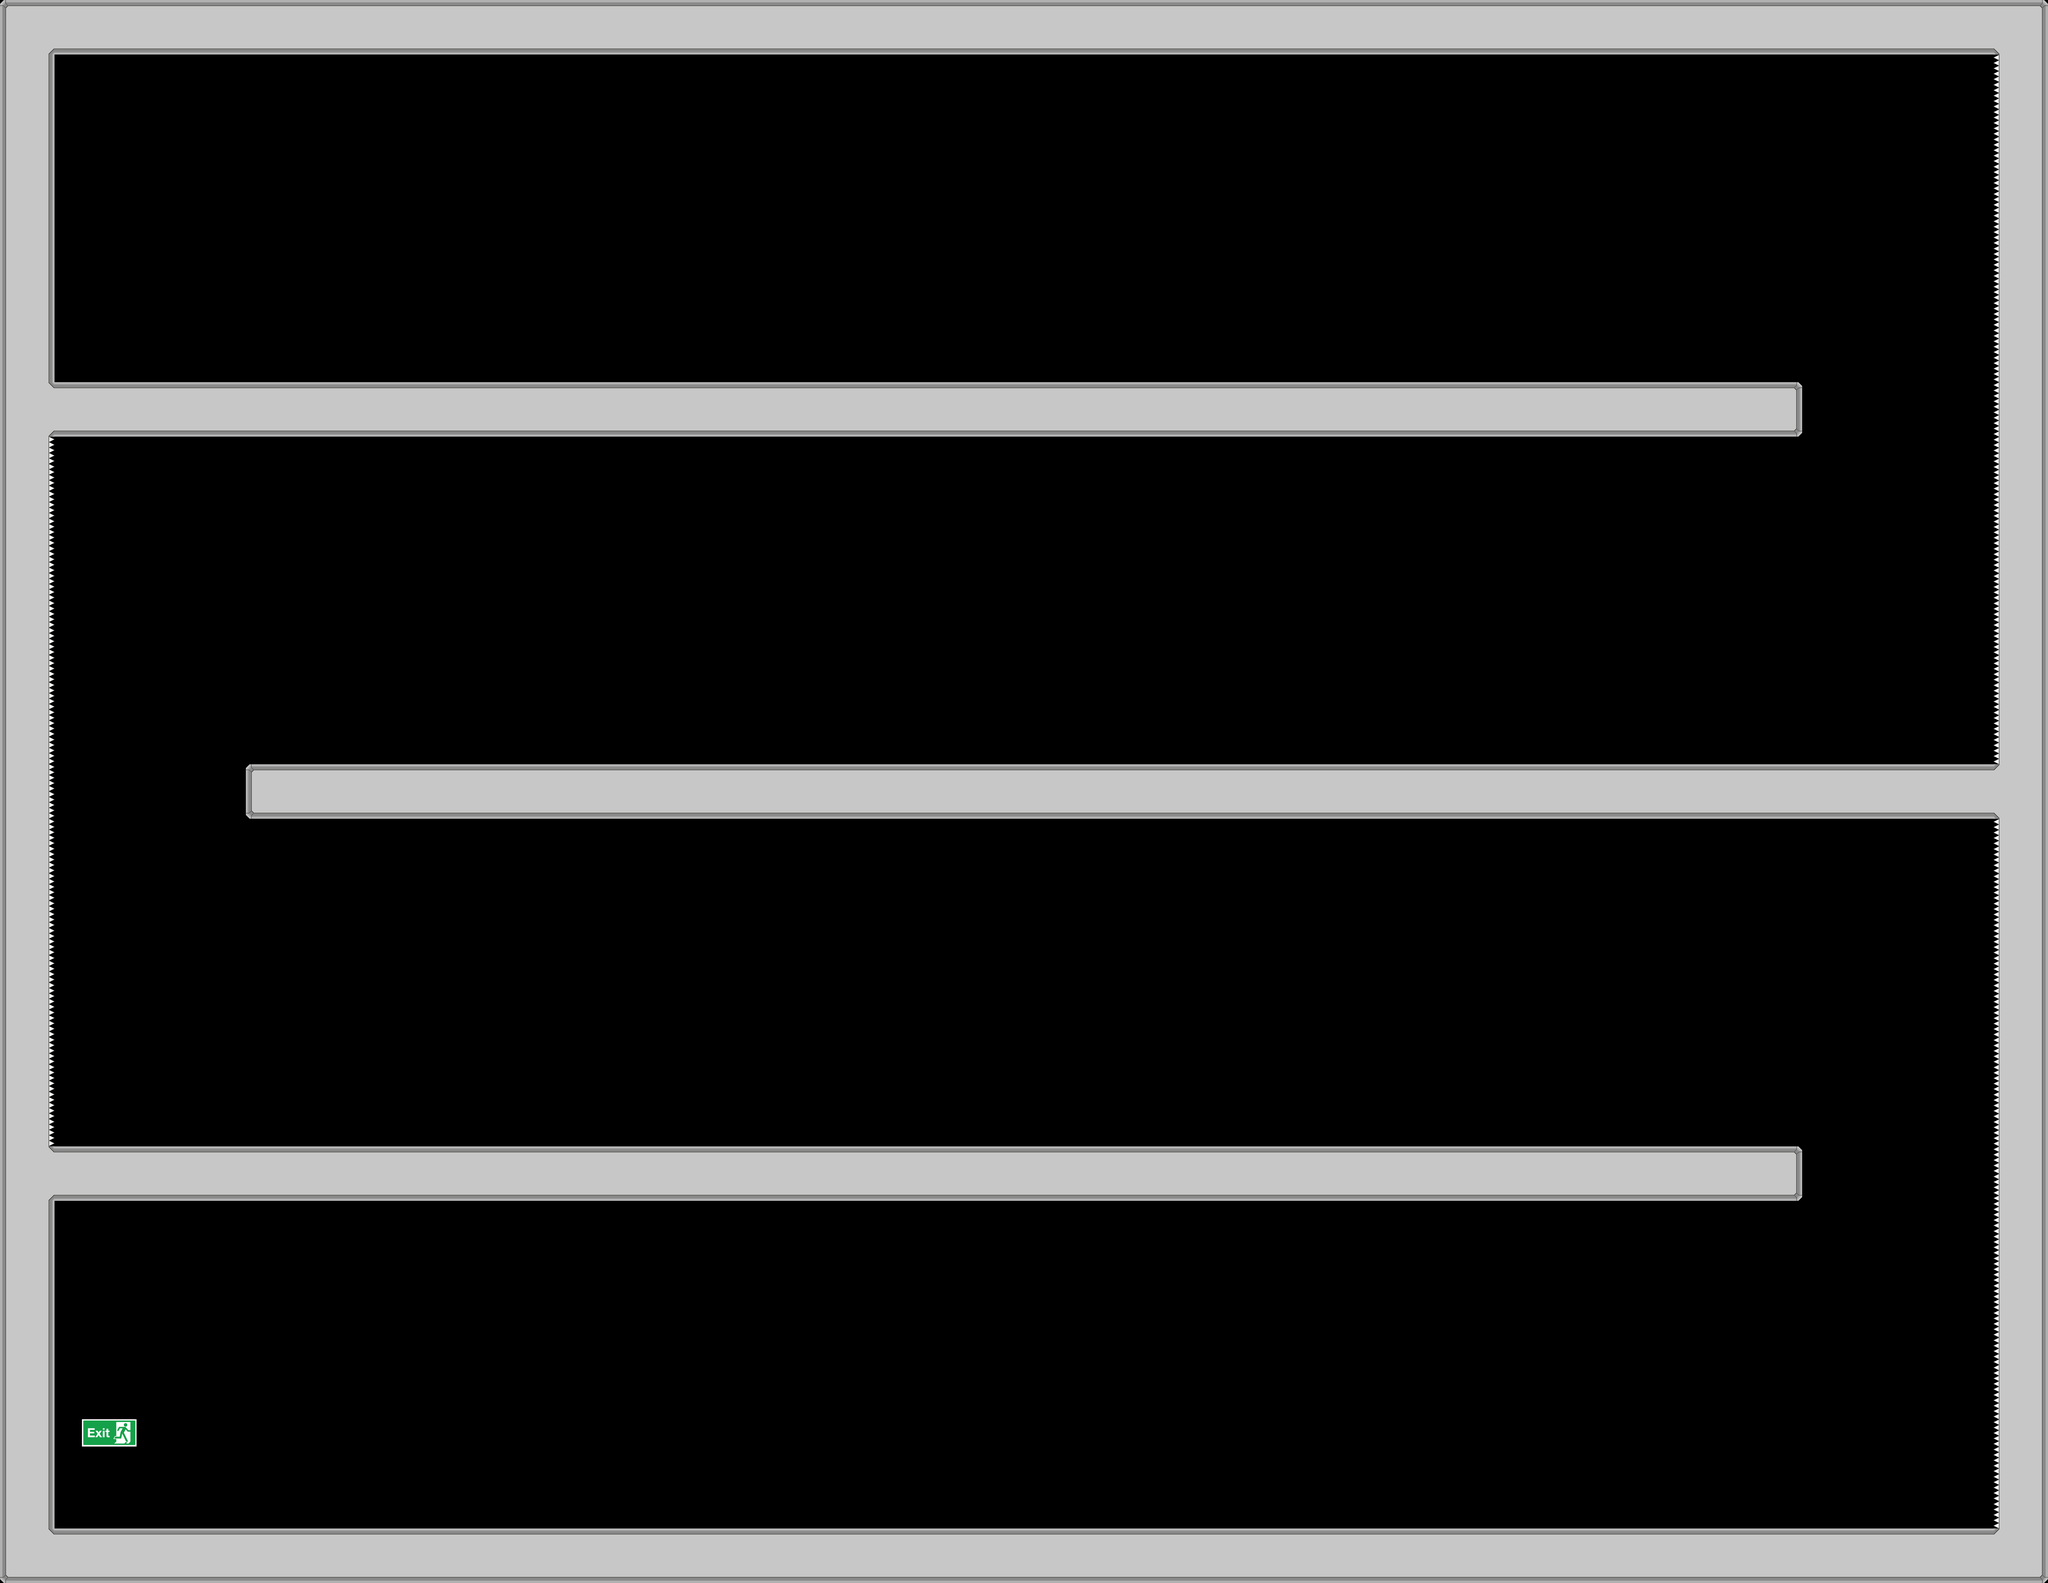

Rendered tile map (Tiled .tmx) drawn with the repository's tilesets; below, a short description and the map source with its tile grids summarised:
An orthogonal 75x58 tile map with 96x96 px tiles, 1 tile layer (Tile Layer 1), 3 tilesets and 33 objects.

<map version="1.0" orientation="orthogonal" renderorder="right-down" width="75" height="58" tilewidth="96" tileheight="96">
 <properties>
  <property name="unity:scale" value="0.03" />
 </properties>
 <tileset firstgid="1" name="spacestation_wall" tilewidth="96" tileheight="96">
  <image source="../Tilesets/spacestation_wall.png" width="480" height="288" />
  <tile id="0">
   <objectgroup draworder="index">
    <object x="0" y="0" width="96" height="96" />
   </objectgroup>
  </tile>
  <tile id="1">
   <objectgroup draworder="index">
    <object x="0" y="0" width="96" height="96" />
   </objectgroup>
  </tile>
  <tile id="2">
   <objectgroup draworder="index">
    <object x="0" y="0" width="96" height="96" />
   </objectgroup>
  </tile>
  <tile id="3">
   <objectgroup draworder="index">
    <object x="0" y="0" width="96" height="96" />
   </objectgroup>
  </tile>
  <tile id="4">
   <objectgroup draworder="index">
    <object x="0" y="0" width="96" height="96" />
   </objectgroup>
  </tile>
  <tile id="5">
   <objectgroup draworder="index">
    <object x="0" y="0" width="96" height="96" />
   </objectgroup>
  </tile>
  <tile id="6">
   <objectgroup draworder="index">
    <object x="0" y="0" width="96" height="96" />
   </objectgroup>
  </tile>
  <tile id="7">
   <objectgroup draworder="index">
    <object x="0" y="0" width="96" height="96" />
   </objectgroup>
  </tile>
  <tile id="8">
   <objectgroup draworder="index">
    <object x="0" y="0" width="96" height="96" />
   </objectgroup>
  </tile>
  <tile id="9">
   <objectgroup draworder="index">
    <object x="0" y="0" width="96" height="96" />
   </objectgroup>
  </tile>
  <tile id="10">
   <objectgroup draworder="index">
    <object x="0" y="0" width="96" height="96" />
   </objectgroup>
  </tile>
  <tile id="11">
   <objectgroup draworder="index">
    <object x="0" y="0" width="96" height="96" />
   </objectgroup>
  </tile>
  <tile id="12">
   <objectgroup draworder="index">
    <object x="0" y="0" width="96" height="96" />
   </objectgroup>
  </tile>
 </tileset>
 <tileset firstgid="16" name="spacestation_trap" tilewidth="96" tileheight="96">
  <image source="../Tilesets/spacestation_trap.png" width="960" height="192" />
  <tile id="0">
   <objectgroup draworder="index">
    <object x="0" y="0" width="96" height="96" />
   </objectgroup>
  </tile>
  <tile id="1">
   <objectgroup draworder="index">
    <object x="0" y="0" width="96" height="96" />
   </objectgroup>
  </tile>
  <tile id="2">
   <objectgroup draworder="index">
    <object x="0" y="0" width="96" height="96" />
   </objectgroup>
  </tile>
  <tile id="3">
   <objectgroup draworder="index">
    <object x="0" y="0" width="96" height="96" />
   </objectgroup>
  </tile>
  <tile id="4">
   <objectgroup draworder="index">
    <object x="0" y="0" width="96" height="96" />
   </objectgroup>
  </tile>
  <tile id="5">
   <objectgroup draworder="index">
    <object x="0" y="0" width="96" height="96" />
   </objectgroup>
  </tile>
  <tile id="6">
   <objectgroup draworder="index">
    <object x="0" y="0" width="96" height="96" />
   </objectgroup>
  </tile>
  <tile id="7">
   <objectgroup draworder="index">
    <object x="0" y="0" width="96" height="96" />
   </objectgroup>
  </tile>
  <tile id="8">
   <objectgroup draworder="index">
    <object x="0" y="0" width="96" height="96" />
   </objectgroup>
  </tile>
  <tile id="9">
   <objectgroup draworder="index">
    <object x="0" y="0" width="96" height="96" />
   </objectgroup>
  </tile>
  <tile id="10">
   <objectgroup draworder="index">
    <object x="0" y="0" width="96" height="96" />
   </objectgroup>
  </tile>
  <tile id="11">
   <objectgroup draworder="index">
    <object x="0" y="0" width="96" height="96" />
   </objectgroup>
  </tile>
  <tile id="12">
   <objectgroup draworder="index">
    <object x="0" y="0" width="96" height="96" />
   </objectgroup>
  </tile>
  <tile id="13">
   <objectgroup draworder="index">
    <object x="0" y="0" width="96" height="96" />
   </objectgroup>
  </tile>
  <tile id="14">
   <objectgroup draworder="index">
    <object x="0" y="0" width="96" height="96" />
   </objectgroup>
  </tile>
  <tile id="15">
   <objectgroup draworder="index">
    <object x="0" y="0" width="96" height="96" />
   </objectgroup>
  </tile>
  <tile id="16">
   <objectgroup draworder="index">
    <object x="0" y="0" width="96" height="96" />
   </objectgroup>
  </tile>
  <tile id="17">
   <objectgroup draworder="index">
    <object x="0" y="0" width="96" height="96" />
   </objectgroup>
  </tile>
  <tile id="18">
   <objectgroup draworder="index">
    <object x="0" y="0" width="96" height="96" />
   </objectgroup>
  </tile>
  <tile id="19">
   <objectgroup draworder="index">
    <object x="0" y="0" width="96" height="96" />
   </objectgroup>
  </tile>
 </tileset>
 <tileset firstgid="36" name="spacestation_background" tilewidth="96" tileheight="96">
  <image source="../Tilesets/spacestation_background.png" width="192" height="384" />
  <tile id="6">
   <objectgroup draworder="index" />
  </tile>
  <tile id="7">
   <objectgroup draworder="index" />
  </tile>
 </tileset>
 <layer name="Tile Layer 1" width="75" height="58">
  <data>[4350 cells, 908 non-empty, 22 distinct tile ids]</data>
 </layer>
</map>
